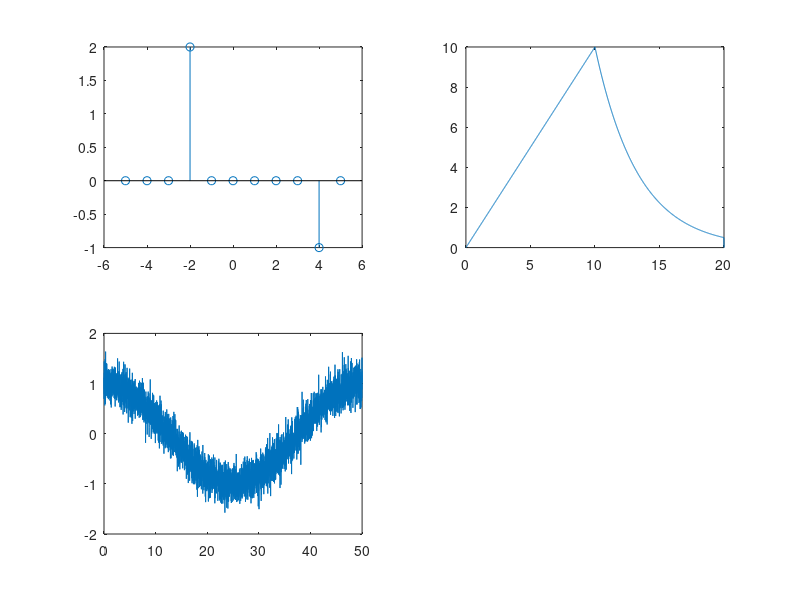

Source code (MATLAB):
t = -5:1:5;
y1 = 2*(t == -2) - 1*(t == 4);
subplot(2,2,1);
stem(t,y1);


n = 0:0.01:20;
y2 = n .* (1*(n >= 0) - (n >= 10)) + (10*(exp(-0.3*(n-10)))).*(1*(n >= 10) - 1*(n >= 20));
subplot(2,2,2);
plot(n,y2);

n = 0:0.01:50;
y = cos(0.04*pi*n) + 0.2*randn(size(n));
subplot(2,2,3);
plot(n,y);
